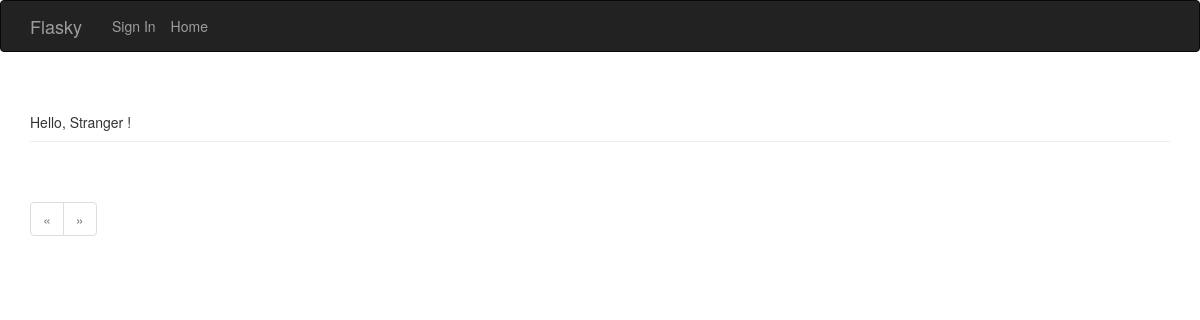
Before: / with the older database file.
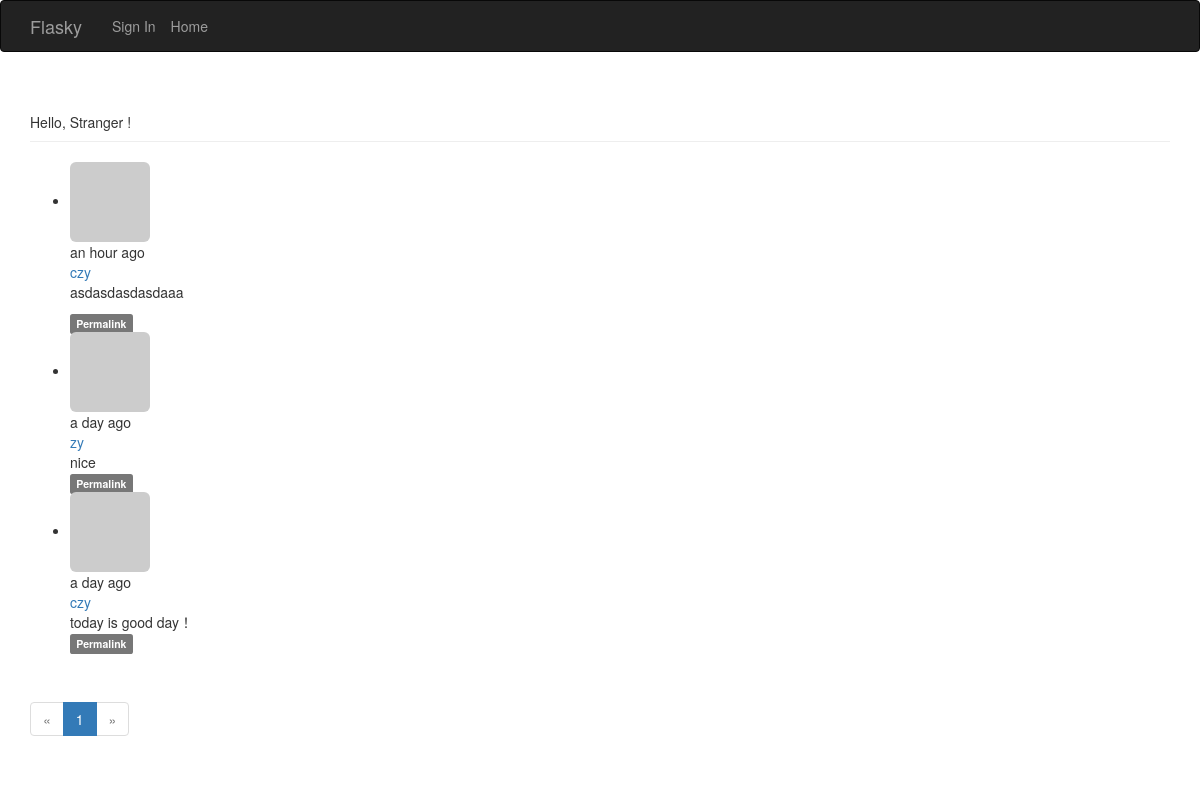
After: the same page with the newer database file.
### app/models.py (models this page shows, shortened)
class Post(db.Model):
    __tablename__ = 'posts'
    id = db.Column(db.Integer, primary_key=True)
    body = db.Column(db.Text)
    timestamp = db.Column(db.DateTime, index=True, default=datetime.utcnow)
    author_id = db.Column(db.Integer, db.ForeignKey('users.id'))
    body_html = db.Column(db.Text)

class User(UserMixin, db.Model):
    __tablename__ = 'users'
    id = db.Column(db.Integer, primary_key = True)
    email = db.Column(db.String(64), unique=True, index=True)
    username = db.Column(db.String(64), unique=True, index=True)
    password_hash = db.Column(db.String(128))
    role_id = db.Column(db.Integer, db.ForeignKey('roles.id'))
    name = db.Column(db.String(64))
    location = db.Column(db.String(64))
    about_me = db.Column(db.Text())
    member_since = db.Column(db.DateTime(), default=datetime.utcnow)
    last_seen = db.Column(db.DateTime(), default=datetime.utcnow)
    avatar_hash = db.Column(db.String(32))
    posts = db.relationship('Post', backref='author', lazy='dynamic')
    def gravatar(self, size=100, default='identicon', rating='g'):
        if request.is_secure:
            url = 'https://secure.gravatar.com/avatar'
        else:
            url = 'http://www.gravatar.com/avatar'
        hash = self.avatar_hash or hashlib.md5(self.email.encode('utf-8')).hexdigest()
        return '{url}/{hash}?s={size}&d={default}&r={rating}'.format(url=url, hash=hash, size=size, default=default, rating=rating)
    @property
    def password(self):
        raise AttributeError('password is not a readable attribute')

### app/main/views.py (the view)
@main.route('/', methods=['GET', 'POST'])
def index():
    form = PostForm()
    if current_user.can(Permission.WRITE_ARTICLES) and form.validate_on_submit():
        post = Post(body=form.body.data, author=current_user._get_current_object())
        db.session.add(post)
        db.session.commit()
        return redirect(url_for('.index'))
    page = request.args.get('page', 1, type=int)
    pagination = Post.query.order_by(Post.timestamp.desc()).paginate(
        page=page,
        per_page=current_app.config.get('FLASKY_POSTS_PER_PAGE', 20),
        error_out=False
    )
    posts = pagination.items
    return render_template('index.html', form=form, posts=posts, pagination=pagination, current_time=datetime.utcnow())

### app/__init__.py (called while the page is built)
def create_app(config_name='default'):
    app = Flask(__name__)
    app.config.from_object(config[config_name])
    config[config_name].init_app(app)
    bootstrap.init_app(app)
    moment.init_app(app)
    db.init_app(app)
    login_manager.init_app(app)
    csrf.init_app(app)
    migrate.init_app(app, db)
    pagedown.init_app(app)
    from .main import main as main_blueprint
    app.register_blueprint(main_blueprint)
    from .models import Permission
    @app.context_processor
    def inject_permissions():
        return dict(Permission=Permission)
    from .auth import auth as auth_blueprint
    app.register_blueprint(auth_blueprint, url_prefix='/auth')
    from .models import AnonymousUser
    login_manager.anonymous_user = AnonymousUser
    return app

### app/auth/views.py (called while the page is built)
@auth.before_app_request
def before_request():
    if current_user.is_authenticated:
        current_user.ping()

### app/models.py (called while the page is built)
    def can(self, permissions):
        return False

    def is_administrator(self):
        return False

### app/templates/index.html (shortened to what this page needs)
{% extends "base.html" %}
{% import "bootstrap/wtf.html" as wtf %}
{% import "_macros.html" as macros %}
{% block page_content %}
<div class="page-header">
    Hello,
    {% if current_user.is_authenticated %}
        {{ current_user.username }}
    {% else %}
        Stranger
    {% endif %}!
</div>
{% include '_posts.html' %}
<div class="pagination">
    {{ macros.pagination_widget(pagination, '.index') }}
</div>
{% endblock %}

### app/templates/_posts.html (shortened to what this page needs)
<ul class="posts">
    {% for post in posts %}
    <li class="post">
        <div class="profile-thumbnail">
            <a href="{{ url_for('.user', username=post.author.username) }}">
                <img class="img-rounded profile-thumbnail"
                    src="{{ post.author.gravatar(size=40) }}">
            </a>
        </div>
        <div class="post-date">{{ moment(post.timestamp).fromNow() }}</div>
        <div class="post-author">
            <a href="{{ url_for('.user', username=post.author.username) }}">
                {{ post.author.username }}
            </a>
        </div>
        <div class="post-content">
            <div class="post-body">
                {% if post.body_html %}
                    {{ post.body_html | safe }}
                {% else %}
                    {{ post.body }}
                {% endif %}
            </div>
            <div class="post-footer">
                <a href="{{ url_for('.post', id=post.id) }}">
                    <span class="label label-default">Permalink</span>
                </a>
            </div>
        </div>
    </li>
    {% endfor %}
</ul>

Changed rows visible on the page:
added Post: timestamp "an hour ago", author.username "czy", body_html "asdasdasdasdaaa"
added Post: timestamp "a day ago", author.username "zy", body "nice"
added Post: timestamp "a day ago", author.username "czy", body "today is good day！"
Other visible differences:
new list line: "1"
